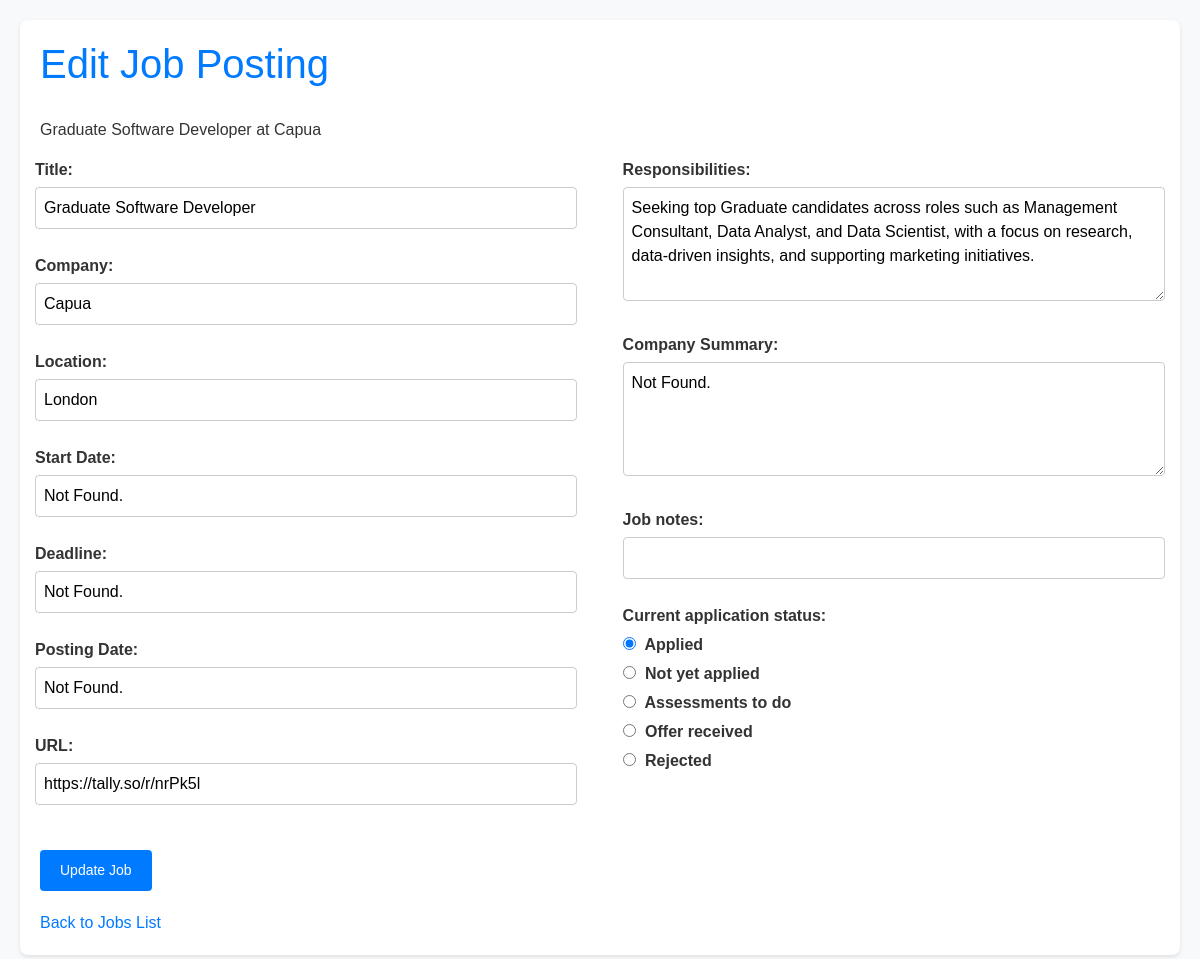
Screenshot of /edit/16 with the database file from the repository.
### tables this page shows
CREATE TABLE job_applications (
        id INTEGER PRIMARY KEY AUTOINCREMENT,
        Title TEXT,
        Company TEXT,
        Location TEXT,
        Responsibilities TEXT,
        Company_Summary TEXT,
        Start_Date TEXT,
        Deadline TEXT,
        Posting_Date TEXT,
        URL TEXT,
        Notes TEXT,
        Embedding TEXT,
        Status TEXT
    );

### app.py (the view, shortened to what this page needs)
@app.route('/edit/<int:id>', methods=['GET', 'POST'])
def edit(id):
    conn = sqlite3.connect('jobs.db')
    conn.row_factory = sqlite3.Row  # This allows you to access columns by name
    job = conn.execute('SELECT * FROM job_applications WHERE id = ?', (id,)).fetchone()
    job_dict = dict(job) #convert to dict so that when we load the edit page, we can pre-fill the text boxes with the existing entries.
    conn.close()
    return render_template('edit_job.html', job=job_dict)

### templates/edit_job.html (shortened to what this page needs)
<!DOCTYPE html>
<html lang="en">
<head>
    <link rel="stylesheet" href="https://maxcdn.bootstrapcdn.com/bootstrap/4.5.2/css/bootstrap.min.css">
</head>
<body>
    <div class="container">
        <h1>Edit Job Posting</h1>
        <p>{{ job['Title'] }} at {{ job['Company'] }}</p>
        <form action="/edit/{{ job['id'] }}" method="post">
            <div class="form-row">
                <div class="form-column">
                    <div class="form-group">
                        <label for="title">Title:</label>
                        <input type="text" id="title" name="title" value="{{ job['Title'] }}">
                    </div>
                    <div class="form-group">
                        <label for="company">Company:</label>
                        <input type="text" id="company" name="company" value="{{ job['Company'] }}">
                    </div>
                    <div class="form-group">
                        <label for="location">Location:</label>
                        <input type="text" id="location" name="location" value="{{ job['Location'] }}">
                    </div>
                    <div class="form-group">
                        <label for="start_date">Start Date:</label>
                        <input type="text" id="start_date" name="start_date" value="{{ job['Start_Date'] }}">
                    </div>
                    <div class="form-group">
                        <label for="deadline">Deadline:</label>
                        <input type="text" id="deadline" name="deadline" value="{{ job['Deadline'] }}">
                    </div>
                    <div class="form-group">
                        <label for="posting_date">Posting Date:</label>
                        <input type="text" id="posting_date" name="posting_date" value="{{ job['Posting_Date'] }}">
                    </div>
                    <div class="form-group">
                        <label for="url">URL:</label>
                        <input type="text" id="url" name="url" value="{{ job['URL'] }}">
                    </div>
                </div>
                <div class="form-column">
                    <div class="form-group">
                        <label for="responsibilities">Responsibilities:</label>
                        <textarea id="responsibilities" name="responsibilities" rows="4" maxlength="15000">{{ job['Responsibilities'] }}</textarea>
                    </div>
                    <div class="form-group">
                        <label for="company_summary">Company Summary:</label>
                        <textarea id="company_summary" name="company_summary" rows="4" maxlength="15000">{{ job['Company_Summary'] }}</textarea>
                    </div>
                    <div class="form-group">
                        <label for="job_notes">Job notes:</label>
                        <input type="text" id="job_notes" name="job_notes" value="{{ job['Notes'] }}">
                    </div>
                    <div class="form-group">
                        <label for="job_status">Current application status:</label>
                        <div class="radio-group">
                            <label>
                                <input type="radio" id="applied" name="job_status" value="applied" {% if job['Status'] == 'applied' %}checked{% endif %}>
                                Applied
                            </label>
                            <label>
                                <input type="radio" id="not_applied" name="job_status" value="not_applied" {% if job['Status'] == 'not_applied' %}checked{% endif %}>
                                Not yet applied
                            </label>
                            <label>
                                <input type="radio" id="assessments" name="job_status" value="assessments" {% if job['Status'] == 'assessments' %}checked{% endif %}>
                                Assessments to do
                            </label>
                            <label>
                                <input type="radio" id="offer" name="job_status" value="offer" {% if job['Status'] == 'offer' %}checked{% endif %}>
                                Offer received
                            </label>
                            <label>
                                <input type="radio" id="rejected" name="job_status" value="rejected" {% if job['Status'] == 'rejected' %}checked{% endif %}>
                                Rejected
                            </label>
                        </div>
                    </div>
                </div>
            </div>
            <button type="submit" class="btn-custom">Update Job</button>
        </form>
        <a href="/view_jobs" class="back-link">Back to Jobs List</a>
    </div>
</body>
</html>

### templates/edit_job.html (style rules this page uses)
body { font-family: Arial, sans-serif; background-color: #f8f9fa; color: #333; padding: 20px; }
.container { max-width: 1200px; margin: 0 auto; background-color: #ffffff; padding: 20px; border-radius: 8px; box-shadow: 0 2px 4px rgba(0, 0, 0, 0.1); }
h1 { color: #007bff; margin-bottom: 30px; }
.form-group { margin-bottom: 15px; }
.form-row { display: flex; flex-wrap: wrap; justify-content: space-between; }
.form-column { flex: 0 0 48%; }
label { display: block; font-weight: bold; margin-bottom: 5px; }
input[type="text"], textarea { width: 100%; padding: 8px; margin-bottom: 10px; border: 1px solid #ccc; border-radius: 4px; box-sizing: border-box; }
.btn-custom { background-color: #007bff; color: white; border: none; padding: 10px 20px; font-size: 0.875rem; text-align: center; display: inline-block; margin-top: 20px; border-radius: 4px; cursor: pointer; }
.radio-group { margin-bottom: 10px; }
.radio-group label { margin-right: 20px; }
.radio-group input[type="radio"] { margin-right: 5px; }
.back-link { margin-top: 20px; display: block; }

### rows the page displays
job_applications: Title "Graduate Software Developer", Company "Capua", title "Graduate Software Developer", company "Capua", location "London", start_date "Not Found.", deadline "Not Found.", posting_date "Not Found.", url "https://tally.so/r/nrPk5l", responsibilities "Seeking top Graduate candidates across roles such as Management Consultant, Data Analyst, and Data Scientist, with a focus on research, data-driven insights, and supporting marketing initiatives.", company_summary "Not Found.", Status "☑ Applied", Status "☐ Not yet applied", Status "☐ Assessments to do", Status "☐ Offer received", Status "☐ Rejected"
